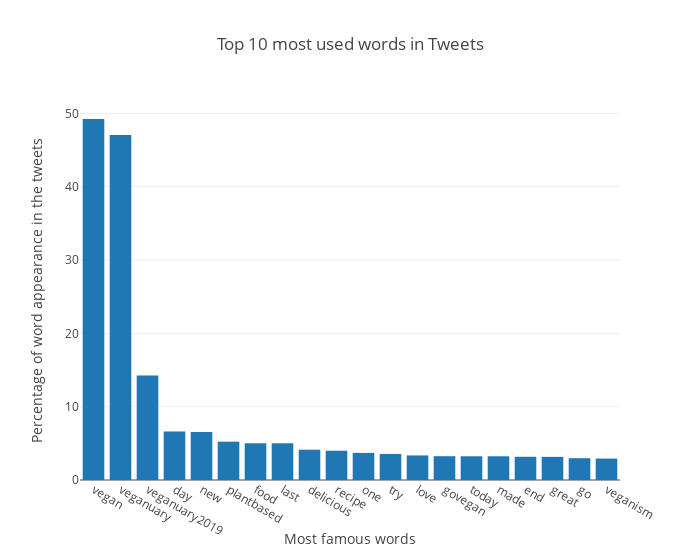

Notebook code for this chart:
### Code cell
data = [Bar(
        x=most_common[0], # assign x as the dataframe column 'x'
        y=most_common['Freq']
    )]

layout = Layout(
    title="Top 10 most used words in Tweets",
    xaxis=dict(title='Most famous words'),
    yaxis=dict(title='Percentage of word appearance in the tweets'),
    width = 700
)

fig = Figure(data=data, layout=layout)

iplot(fig)

### Figure 1 — Plotly figure (JSON) as saved in the notebook; plotly's stock layout.template omitted (floating-point values rounded to 4 significant figures)
{"data": [{"type": "bar", "uid": "01cbe2f1-08e6-4752-9449-db078f9a2b8d", "x": ["vegan", "veganuary", "veganuary2019", "day", "new", "plantbased", "food", "last", "delicious", "recipe", "one", "try", "love", "govegan", "today", "made", "end", "great", "go", "veganism"], "y": [49.24, 47.06, 14.24, 6.631, 6.562, 5.227, 5.008, 5.008, 4.133, 3.995, 3.696, 3.557, 3.35, 3.247, 3.235, 3.235, 3.166, 3.155, 2.97, 2.924]}], "layout": {"title": {"text": "Top 10 most used words in Tweets"}, "width": 700, "xaxis": {"title": {"text": "Most famous words"}}, "yaxis": {"title": {"text": "Percentage of word appearance in the tweets"}}}}
